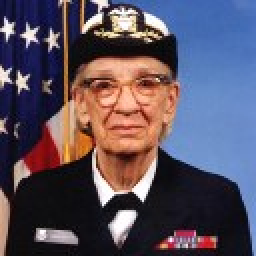
#> input picture Test/Pillow_Example_Draw/hopper.png, 128 x 128 px (shown 2 times larger)
$ python Draw_Partial_Opacity_Text.py
#> lines starting #> are read from the running program, lines starting #| are printed output that depends on the picture
# -*- coding: utf-8 -*-
"""
---------------------------------------
@file    : Draw_Partial_Opacity_Text
@Version : ??
@Author  : Andy Zang
@software: PyCharm
@For     :
---------------------------------------
"""

# History:
# 2020/8/21: Create


from PIL import Image, ImageDraw, ImageFont


def demo():
    # get an image
    base = Image.open("hopper.png").convert("RGBA")

    # make a blank image for the text, initialized to transparent text color
    txt = Image.new("RGBA", base.size, (255, 255, 255, 0))

    # get a font
    fnt = ImageFont.truetype("FreeMono.ttf", 40)
    # get a drawing context
    d = ImageDraw.Draw(txt)

    # draw text, half opacity
    d.text((10, 10), "Hello", font=fnt, fill=(255, 255, 255, 128))
    # draw text, full opacity
    d.text((10, 60), "World", font=fnt, fill=(255, 255, 255, 255))

    out = Image.alpha_composite(base, txt)
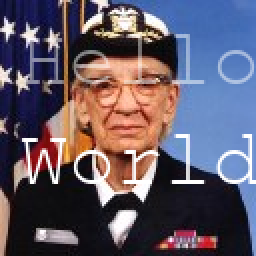
#> out: PIL image 128x128 RGBA (shown 2 times larger); mean R, G, B, A 97.1, 88.3, 102.8, 255

    out.save("marked.png")

    out_jpg = out.convert('RGB')
    out_jpg.save("marked.jpg")


if __name__ == '__main__':
    demo()
